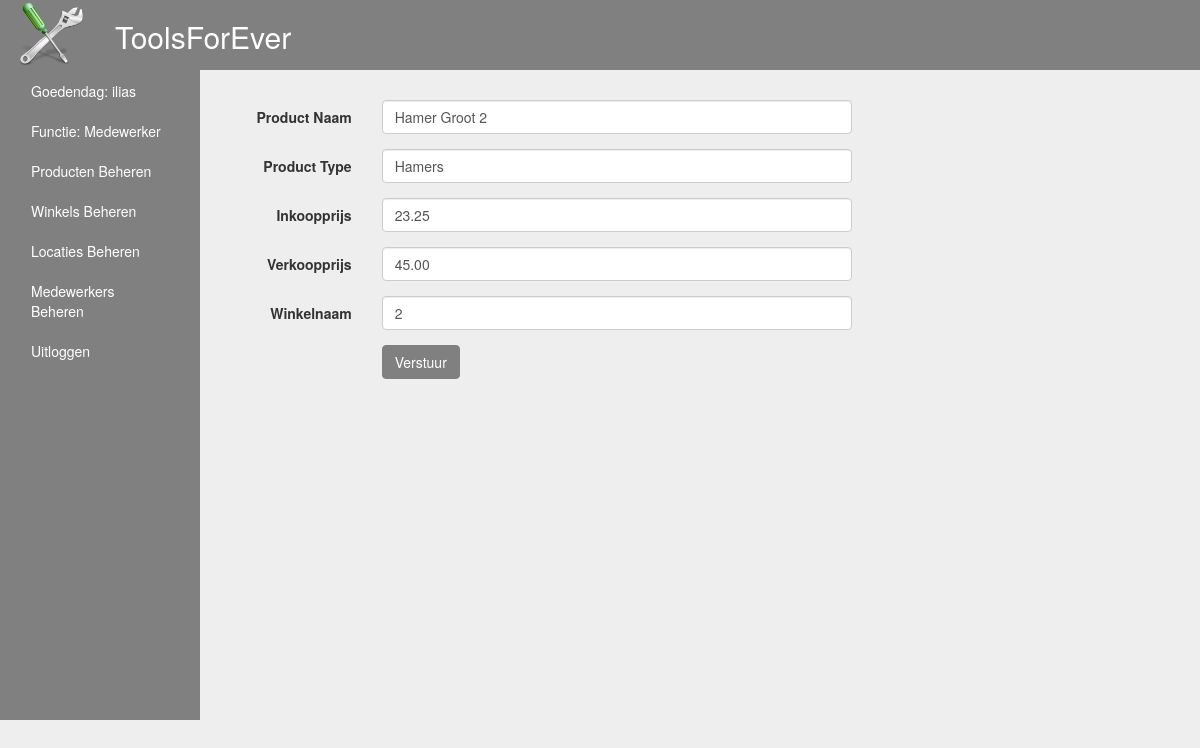
/Beheer/wijzigproduct.php?id=3 (signed in), run on the app's committed database.
### tables this page shows
CREATE TABLE `producten` (
  `id` int(11) NOT NULL,
  `productnaam` varchar(255) NOT NULL,
  `producttype` varchar(255) NOT NULL,
  `verkoopprijs` decimal(10,2) NOT NULL,
  `inkoopprijs` decimal(10,2) NOT NULL,
  `winkelid` int(11) NOT NULL
);

### Beheer/wijzigproduct.php (the view, shortened to what this page needs)
<html>
<head>
  <link rel="stylesheet" href="https://maxcdn.bootstrapcdn.com/bootstrap/3.3.7/css/bootstrap.min.css">
  <link rel="stylesheet" href="../styles.css">
</head>
<body>
<?php
include_once("connectie.php");
?>
<?php
$id = $_GET['id'];
$sql = "SELECT * FROM producten WHERE id=:id";
$query = $dbConn->prepare($sql);
$query->execute(array(':id' => $id));
while($row = $query->fetch(PDO::FETCH_ASSOC))
{
	$productnaam = $row['productnaam'];
	$producttype = $row['producttype'];
	$inkoopprijs = $row['inkoopprijs'];
	$verkoopprijs = $row['verkoopprijs'];
	$winkelid = $row['winkelid'];
}
?>
		  <div class="bggrijs">
			<div class="container-fluid">
				<div class="row">
					<div class="col-sm-1">
						<a href="index.php"><img src="../images/logo.png" class="img-responsive"></a>
					</div>
					<div class="col-sm-1">
									<h2 class="hoofdtekst">ToolsForEver</h2>
					</div>
				</div>
			</div>
		   </div>
	<div class="container-fluid">
	  <div class="row">
		<div class="col-sm-3 col-lg-2 headgrijs">
			<?php include_once("admin_header.php"); ?>
		</div>
		<div class="col-sm-9 col-lg-10 mt30">
			<form class="form-horizontal" role="form" method="post" action="wijzigproduct.php">
				<div class="form-group">
					<label for="vak" class="col-sm-2 control-label">Product Naam</label>
					<div class="col-sm-6">
						<input type="text" class="form-control" id="productnaam" value="<?php echo $productnaam;?>" name="productnaam" placeholder="" required>
					</div>
				</div>
				<div class="form-group">
					<label for="vak" class="col-sm-2 control-label">Product Type</label>
					<div class="col-sm-6">
						<input type="text" class="form-control" id="producttype" value="<?php echo $producttype;?>" name="producttype" placeholder="" required>
					</div>
				</div>
				<div class="form-group">
					<label for="vak" class="col-sm-2 control-label">Inkoopprijs</label>
					<div class="col-sm-6">
						<input type="text" class="form-control" id="inkoopprijs" value="<?php echo $inkoopprijs;?>" name="inkoopprijs" placeholder="" required>
					</div>
				</div>
				<div class="form-group">
					<label for="vak" class="col-sm-2 control-label">Verkoopprijs</label>
					<div class="col-sm-6">
						<input type="text" class="form-control" id="verkoopprijs" value="<?php echo $verkoopprijs;?>" name="verkoopprijs" placeholder="" required>
					</div>
				</div>
				<div class="form-group">
					<label for="vak" class="col-sm-2 control-label">Winkelnaam</label>
					<div class="col-sm-6">
						<input type="text" class="form-control" id="winkelid" value="<?php echo $winkelid;?>" name="winkelid" placeholder="" required>
					</div>
				</div>
				<div class="form-group">
					<div class="col-sm-2 col-sm-offset-2 ">
						<input id="update" name="update" type="submit" value="Verstuur" class="btn btn-primary">
					</div>
				</div>
				<div class="form-group">
					<div class="col-sm-3">
					</div>
				</div>
			</form>
		  </div>
	   </div>
	</div>
</body>
</html>

### styles.css (style rules this page uses)
body { background-color: #eee; }
.bggrijs { background-color:grey; }
.hoofdtekst { color:#fff; }
.headgrijs { background-color:grey; height:650px; }
.mt30 { margin-top:30px; }
.btn-primary { color: #fff; background-color: grey; border-color: grey; }

### data on the page
producten: productnaam "Hamer Groot 2", producttype "Hamers", inkoopprijs "23.25", verkoopprijs "45.00", winkelid "2"

### other printed values
$_SESSION['sessie_gebruikersnaam'] "ilias"
$_SESSION['sessie_rol'] "Medewerker"
